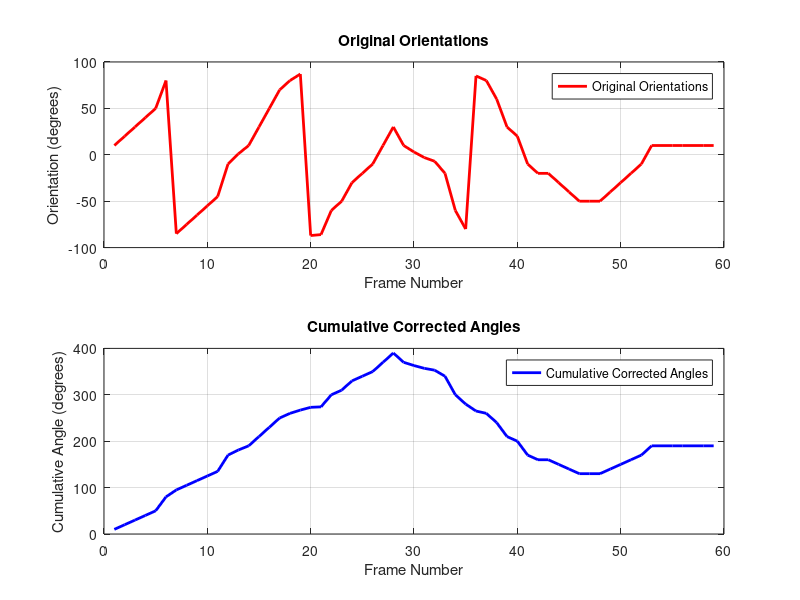

Source code (MATLAB):
% Define the sequence of orientations including jumps
testOrientations = [10, 20, 30, 40, 50, 80, -85, -75, -65, -55, -45, -10, ...
                    1, 10, 30, 50, 70, 80, 87, -87, -86,-60,-50,-30,-20,-10, ...
                    10,30,10,3,-3,-7,-20,-60,-80,85,80,60,30,20,-10,-20,-20,-30,-40,-50,-50,-50,-40,-30,-20,-10,10,10,10,10,10,10,10];
numFrames = length(testOrientations);

% Initialize the array for corrected cumulative angles
cumulativeAngles = zeros(1, numFrames);

% Initialize cumulative angle with the first orientation
cumulativeAngles(1) = testOrientations(1);

% Process each frame to correct orientations
for frame = 2:numFrames
    % Calculate the angle difference
    angleDifference = testOrientations(frame) - testOrientations(frame - 1);
    
    % Correct for flipping
    if abs(angleDifference) > 90
        if angleDifference > 0
            angleDifference = angleDifference - 180;
        else
            angleDifference = angleDifference + 180;
        end
    end
    
    % Update the cumulative angle
    cumulativeAngles(frame) = cumulativeAngles(frame - 1) + angleDifference;
end

% Plot the original and cumulative corrected orientations
figure;
subplot(2,1,1);
plot(1:numFrames, testOrientations, 'r-', 'LineWidth', 2, 'DisplayName', 'Original Orientations');
xlabel('Frame Number');
ylabel('Orientation (degrees)');
legend('show');
title('Original Orientations');
grid on;

subplot(2,1,2);
plot(1:numFrames, cumulativeAngles, 'b-', 'LineWidth', 2, 'DisplayName', 'Cumulative Corrected Angles');
xlabel('Frame Number');
ylabel('Cumulative Angle (degrees)');
legend('show');
title('Cumulative Corrected Angles');
grid on;
